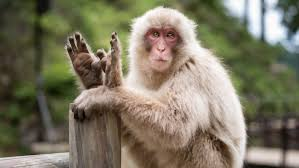
#> input picture WEEK -3/monkey.jpeg, 299 x 168 px
$ jupyter execute canny.ipynb
#> lines starting #> are read from the running program, lines starting #| are printed output that depends on the picture
[cell 1]
from skimage import io
import pandas as pd
import matplotlib.pyplot as plt

image = io.imread("monkey.jpeg")
#> image is the input picture: shape (168, 299, 3); mean R, G, B 125.4, 119.4, 98.7
io.imshow(image)

[cell 2]
from skimage.color import rgb2gray
black_mon = rgb2gray(image)
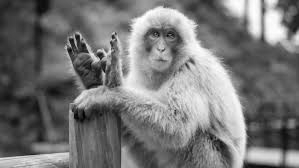
#> black_mon: shape (168, 299) float64; min 0.00667, max 0.999, mean 0.467
io.imshow(black_mon )

[cell 3]
from skimage.feature import canny
mon_edges = canny(black_mon, sigma=3)
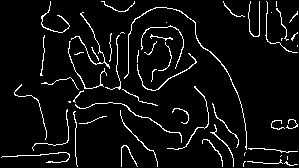
#> mon_edges: shape (168, 299) bool; 5.7% white in thin lines or dots
io.imshow(mon_edges)
